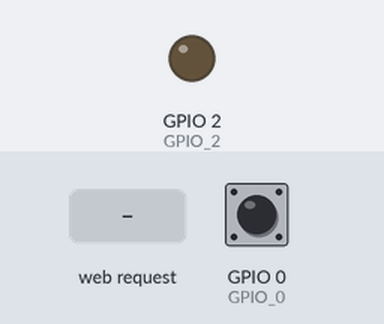
A sketch run on a simulated ESP8266 (NodeMCU). Parts: output pins drawn as LEDs (lit = HIGH). Inputs (shaded band) come from the test bench; at power-on: GPIO 0 (GPIO_0) HIGH. WiFi joins after 1.5 s; servers stay silent unless stated; web services answer with replies made up by the test bench; what the sketch prints to the serial monitor is not drawn.

Above: at 3.7 s.
3.8 s: HTTP request GET /switch2On received
At 4.2 s:
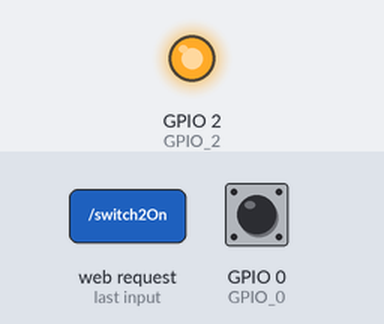
5.3 s: HTTP request GET /switch2Off received
At 8.8 s:
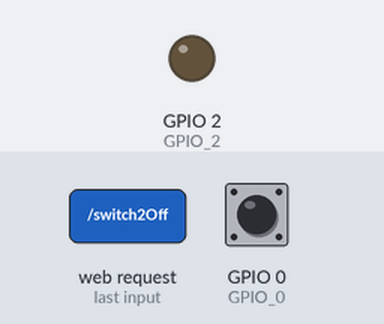
Timing chart, 0 to 10.3 s (numbered marks = the images above; inputs shaded):
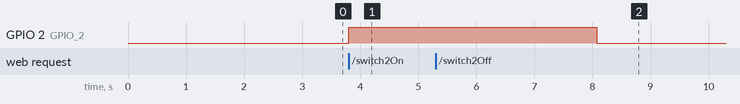

Measured:
- after the input at 3.8 s, GPIO 2 (GPIO_2): LOW → HIGH at once
- after the input at 5.3 s, GPIO 2 (GPIO_2): HIGH → LOW after 2.8 s

The sketch:

IoT_CP.ino
```cpp
#include <ESP8266WiFi.h>

#include <WiFiClient.h>

#include <WiFiClientSecure.h>

#include <ESP8266WebServer.h>

#include <ESP8266mDNS.h>


MDNSResponder mdns;


boolean trigger_sms = false;

boolean power_module = false;


const char* ssid = "Varad's G82";  //Enter your Wifi SSID here

const char* password = "123456789"; //Enter your password here


ESP8266WebServer server(80);


String mainPage = ""; //The default page

String feedback = ""; //Gives status of the switch

String currentPage = ""; //Combines main and feedback page


int GPIO_0 = 0;

int GPIO_2 = 2;


void setup(void){

  //HTML code for webpage//

  mainPage += "<h1 align=\"center\">IOT based Smart Home Security System</h1><h2 align=\"center\">-By Batch 3 Group 3</h2><h1 align=\"center\"><p>Alarm Status: <a href=\"switch2On\"><button>ARM</button></a>&nbsp;<a href=\"switch2Off\"><button>DISARM</button>  </a></p>";

  feedback = "<h3 align=\"center\">Click on ARM to enable the security system</h3>";

  //End of HTML code//

  currentPage = mainPage+feedback;


  // preparing GPIOs

  pinMode(GPIO_0, INPUT); //feeded by PIR sensor

  pinMode(GPIO_2, OUTPUT); //used to turn on PIR and Voice module

  digitalWrite(GPIO_2, LOW);


  delay(1000);

  Serial.begin(115200);

  WiFi.begin(ssid, password);

  Serial.println("");


  // Wait for connection

  while (WiFi.status() != WL_CONNECTED) {

    delay(500);

    Serial.print(".");

  }

  // config static IP


  Serial.println("");

  Serial.print("Connected to ");

  Serial.println(ssid);

  Serial.print("IP address: ");

  Serial.println(WiFi.localIP()); //Serial monitor will give the IP addrss of your ESP module


  if (mdns.begin("esp8266", WiFi.localIP())) {

    Serial.println("MDNS responder started");

  }


  server.on("/", [](){

    currentPage = mainPage+feedback;

    server.send(200, "text/html", currentPage);

    currentPage = "";

  });


  server.on("/switch2On", [](){

    feedback = "<h3 align=\"center\">Alarm is up and running </h3>"; //HTML code modification

    currentPage=mainPage+feedback;

    server.send(200, "text/html", currentPage);

    currentPage="";

    digitalWrite(GPIO_2, HIGH); //Turn on PIR and Voice module

    power_module=true;

    delay(1000);

  });

  server.on("/switch2Off", [](){

    feedback = "<h3 align=\"center\">Alarm is down</h3>"; //HTML code modification

    currentPage=mainPage+feedback;

    server.send(200, "text/html", currentPage);

    currentPage="";

    digitalWrite(GPIO_2, LOW); //Turn off PIT and Voice Module

    power_module=false;

    delay(1000);

  });


  server.begin();

  Serial.println("IOT security system is up and running");

}


//Function to send an E-mail//

void send_Email()

{

const char* host = "maker.ifttt.com"; //The host of API URL will be the same for all

const int httpsPort = 443;


   WiFiClientSecure client;

  Serial.print("connecting to ");

  Serial.println(host);

  if (!client.connect(host, httpsPort)) {

    Serial.println("connection failed");

    return;

  }


  String url = "/trigger/123/with/key/dhRJYGjud1CQgATguauLKV-XpccqZVyU6ffwewbCx8E"; //Must change it to your API URL

  Serial.print("requesting URL: ");

  Serial.println(url);


  client.print(String("GET ") + url + " HTTP/1.1\r\n" +

               "Host: " + host + "\r\n" +

               "User-Agent: BuildFailureDetectorESP8266\r\n" +

               "Connection: close\r\n\r\n");


  Serial.println("request sent");

  while (client.connected()) {

    String line = client.readStringUntil('\n');

    if (line == "\r") {

      Serial.println("headers received");

      break;

    }

  }

  String line = client.readStringUntil('\n');


  Serial.println("reply was:");

  Serial.println("==========");

  Serial.println(line);

  Serial.println("==========");

  Serial.println("closing connection");

}

//Function to send an E-mail


void loop(void){

  server.handleClient();


  if (digitalRead(GPIO_0 == HIGH) && power_module==true)

  trigger_sms=true;

  else

  trigger_sms=false;


  if (trigger_sms==true)

  {

    send_Email(); //If the PIR module is powered and if a person is detected send a E-mail

    trigger_sms=false;

    delay(2000);

  }


}
```
